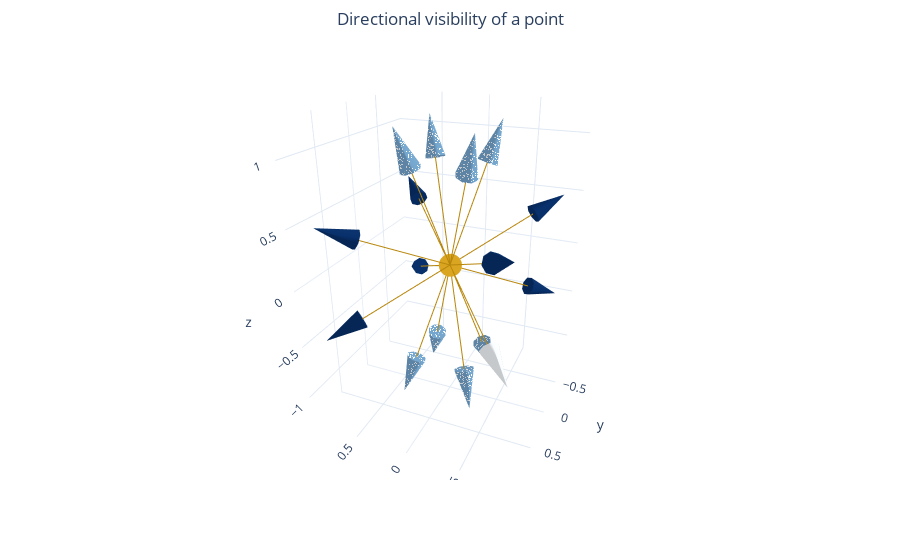

Here is the notebook cell this chart was saved with:
### Code cell
draw_directional_vectors([0,0,0], direction_vectors).show()

### Figure 1 — Plotly figure (JSON) as saved in the notebook; plotly's stock layout.template omitted (floating-point values rounded to 4 significant figures)
{"data": [{"line": {"color": "darkgoldenrod"}, "mode": "lines", "type": "scatter3d", "x": [0, 0.2706], "y": [0, 0.2706], "z": [0, 0.9239]}, {"line": {"color": "darkgoldenrod"}, "mode": "lines", "type": "scatter3d", "x": [0, -0.2706], "y": [0, 0.2706], "z": [0, 0.9239]}, {"line": {"color": "darkgoldenrod"}, "mode": "lines", "type": "scatter3d", "x": [0, -0.2706], "y": [0, -0.2706], "z": [0, 0.9239]}, {"line": {"color": "darkgoldenrod"}, "mode": "lines", "type": "scatter3d", "x": [0, 0.2706], "y": [0, -0.2706], "z": [0, 0.9239]}, {"line": {"color": "darkgoldenrod"}, "mode": "lines", "type": "scatter3d", "x": [0, 0.6533], "y": [0, 0.6533], "z": [0, 0.3827]}, {"line": {"color": "darkgoldenrod"}, "mode": "lines", "type": "scatter3d", "x": [0, -0.6533], "y": [0, 0.6533], "z": [0, 0.3827]}, {"line": {"color": "darkgoldenrod"}, "mode": "lines", "type": "scatter3d", "x": [0, -0.6533], "y": [0, -0.6533], "z": [0, 0.3827]}, {"line": {"color": "darkgoldenrod"}, "mode": "lines", "type": "scatter3d", "x": [0, 0.6533], "y": [0, -0.6533], "z": [0, 0.3827]}, {"line": {"color": "darkgoldenrod"}, "mode": "lines", "type": "scatter3d", "x": [0, 0.6533], "y": [0, 0.6533], "z": [0, -0.3827]}, {"line": {"color": "darkgoldenrod"}, "mode": "lines", "type": "scatter3d", "x": [0, -0.6533], "y": [0, 0.6533], "z": [0, -0.3827]}, {"line": {"color": "darkgoldenrod"}, "mode": "lines", "type": "scatter3d", "x": [0, -0.6533], "y": [0, -0.6533], "z": [0, -0.3827]}, {"line": {"color": "darkgoldenrod"}, "mode": "lines", "type": "scatter3d", "x": [0, 0.6533], "y": [0, -0.6533], "z": [0, -0.3827]}, {"line": {"color": "darkgoldenrod"}, "mode": "lines", "type": "scatter3d", "x": [0, 0.2706], "y": [0, 0.2706], "z": [0, -0.9239]}, {"line": {"color": "darkgoldenrod"}, "mode": "lines", "type": "scatter3d", "x": [0, -0.2706], "y": [0, 0.2706], "z": [0, -0.9239]}, {"line": {"color": "darkgoldenrod"}, "mode": "lines", "type": "scatter3d", "x": [0, -0.2706], "y": [0, -0.2706], "z": [0, -0.9239]}, {"line": {"color": "darkgoldenrod"}, "mode": "lines", "type": "scatter3d", "x": [0, 0.2706], "y": [0, -0.2706], "z": [0, -0.9239]}, {"marker": {"color": "goldenrod"}, "mode": "markers", "type": "scatter3d", "x": [0], "y": [0], "z": [0]}, {"colorscale": [[0, "rgb(247,251,255)"], [0.125, "rgb(222,235,247)"], [0.25, "rgb(198,219,239)"], [0.375, "rgb(158,202,225)"], [0.5, "rgb(107,174,214)"], [0.625, "rgb(66,146,198)"], [0.75, "rgb(33,113,181)"], [0.875, "rgb(8,81,156)"], [1, "rgb(8,48,107)"]], "showscale": false, "type": "cone", "u": [0.02706, -0.02706, -0.02706, 0.02706, 0.06533, -0.06533, -0.06533, 0.06533, 0.06533, -0.06533, -0.06533, 0.06533, 0.02706, -0.02706, -0.02706, 0.02706], "v": [0.02706, 0.02706, -0.02706, -0.02706, 0.06533, 0.06533, -0.06533, -0.06533, 0.06533, 0.06533, -0.06533, -0.06533, 0.02706, 0.02706, -0.02706, -0.02706], "w": [0.09239, 0.09239, 0.09239, 0.09239, 0.03827, 0.03827, 0.03827, 0.03827, -0.03827, -0.03827, -0.03827, -0.03827, -0.09239, -0.09239, -0.09239, -0.09239], "x": [0.2706, -0.2706, -0.2706, 0.2706, 0.6533, -0.6533, -0.6533, 0.6533, 0.6533, -0.6533, -0.6533, 0.6533, 0.2706, -0.2706, -0.2706, 0.2706], "y": [0.2706, 0.2706, -0.2706, -0.2706, 0.6533, 0.6533, -0.6533, -0.6533, 0.6533, 0.6533, -0.6533, -0.6533, 0.2706, 0.2706, -0.2706, -0.2706], "z": [0.9239, 0.9239, 0.9239, 0.9239, 0.3827, 0.3827, 0.3827, 0.3827, -0.3827, -0.3827, -0.3827, -0.3827, -0.9239, -0.9239, -0.9239, -0.9239]}], "layout": {"margin": {"l": 0, "pad": 4, "r": 0, "t": 50}, "scene": {"camera": {"eye": {"x": -0.76, "y": 1.8, "z": 0.92}}}, "showlegend": false, "title": {"text": "Directional visibility of a point", "x": 0.5}}}
